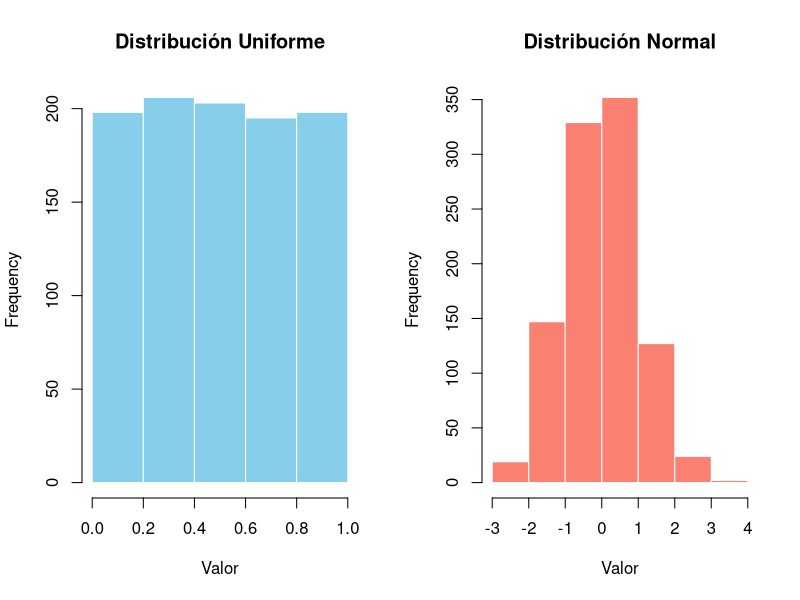

Reproduce this figure in R.
# Crear una tabla con 1000 filas y dos columnas:
# - 'uniforme': números aleatorios de distribución uniforme [0,1]
# - 'normal': números aleatorios de distribución normal (media=0, sd=1)

set.seed(123) # Para reproducibilidad

tabla <- data.frame(
    uniforme = runif(1000, min = 0, max = 1),
    normal = rnorm(1000, mean = 0, sd = 1)
)

# Mostrar las primeras filas de la tabla
head(tabla)

par(mfrow = c(1, 2)) # Configura la ventana gráfica para 1 fila y 2 columnas

hist(tabla$uniforme, main = "Distribución Uniforme", xlab = "Valor", col = "skyblue", border = "white", breaks = 5)
hist(tabla$normal, main = "Distribución Normal", xlab = "Valor", col = "salmon", border = "white", breaks = 5)

par(mfrow = c(1, 1)) # Restablece la configuración gráfica
